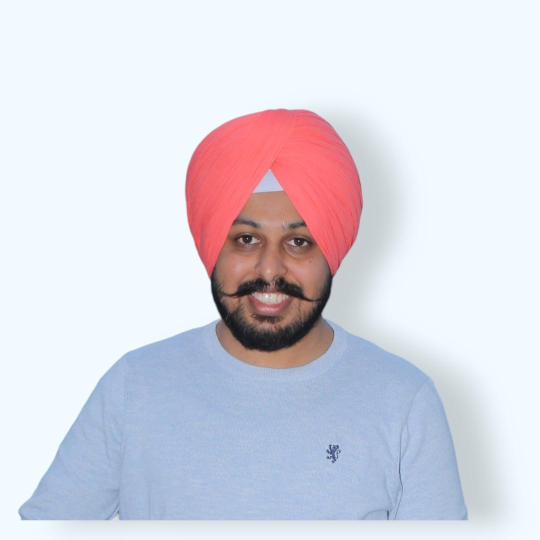
#> input picture assets/images/profile.jpeg, 1080 x 1080 px, found by its file name (shown at 1/2 size)
$ python make_favicon.py
#> lines starting #> are read from the running program, lines starting #| are printed output that depends on the picture; after the words box and inside, x2 and y2 are one past the last pixel; in counts of white or black regions, pixels touching at a corner belong together
from PIL import Image, ImageDraw
import sys

def make_circular_favicon(input_path, output_path):
#> called with input_path = 'assets/images/profile.jpeg', output_path = 'assets/images/favicon.png'
    try:
        img = Image.open(input_path).convert("RGBA")

        # Ensure it's square
        min_dim = min(img.size)
#> min_dim = 1080
        left = (img.width - min_dim) / 2
#> left = 0
        top = (img.height - min_dim) / 2
#> top = 0
        right = (img.width + min_dim) / 2
#> right = 1080
        bottom = (img.height + min_dim) / 2
#> bottom = 1080
        img = img.crop((left, top, right, bottom))

        # Create mask
        mask = Image.new('L', img.size, 0)
#> mask: PIL image 1080x1080 L; every value is 0
        draw = ImageDraw.Draw(mask)
        draw.ellipse((0, 0, min_dim, min_dim), fill=255)

        # Apply mask
        img.putalpha(mask)
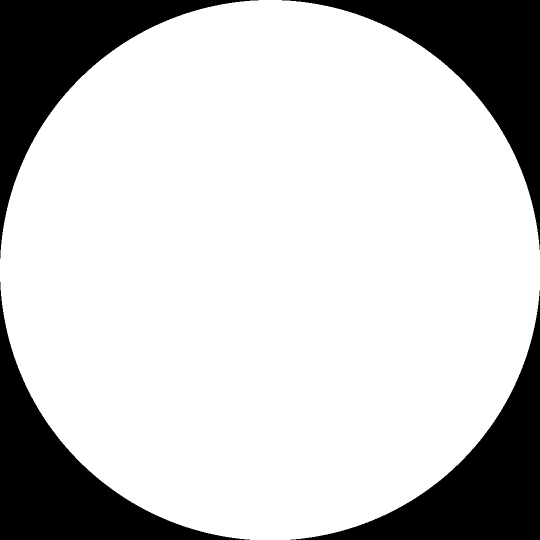
#> mask: PIL image 1080x1080 L (shown at 1/2 size); 78.7% white; 4 black regions, box (x1, y1, x2, y2) and area: (0, 0, 517, 517) 62728, (564, 0, 1080, 500) 62211, (0, 564, 500, 1080) 62211, (581, 581, 1080, 1080) 61695
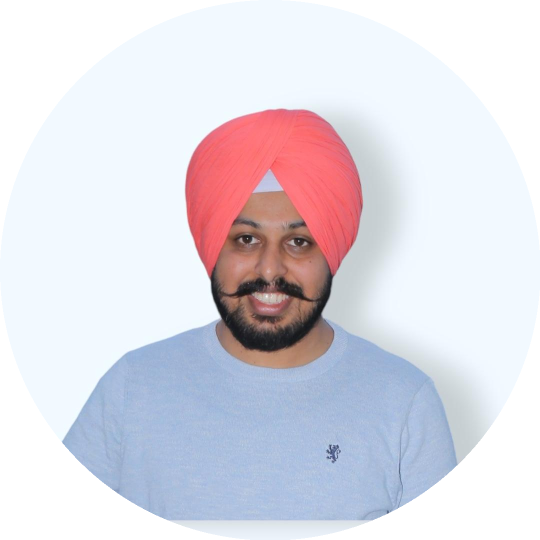
#> img: PIL image 1080x1080 RGBA (shown at 1/2 size); mean R, G, B, A 216.5, 215.3, 226, 200.6; transparent parts drawn white

        # Resize for favicon size (optional but good practice)
        img = img.resize((256, 256), Image.Resampling.LANCZOS)
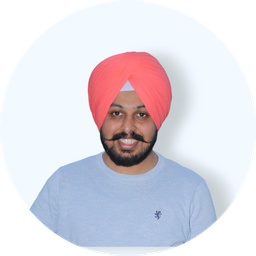
#> img: PIL image 256x256 RGBA; mean R, G, B, A 171.4, 168.4, 177.3, 200.6; transparent parts drawn white

        # Save
        img.save(output_path, "PNG")
        print("Successfully created circular favicon!")
    except Exception as e:
        print(f"Error: {e}")
        sys.exit(1)

if __name__ == "__main__":
    make_circular_favicon("assets/images/profile.jpeg", "assets/images/favicon.png")
